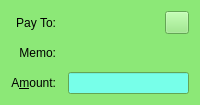
  <widget class="QFrame" name="SendCoins_AuthenticatedPaymentRequest">
   <property name="palette">
    <palette>
     <active>
      <colorrole role="WindowText">
       <brush brushstyle="SolidPattern">
        <color alpha="255">
         <red>0</red>
         <green>0</green>
         <blue>0</blue>
        </color>
       </brush>
      </colorrole>
      <colorrole role="Button">
       <brush brushstyle="SolidPattern">
        <color alpha="255">
         <red>140</red>
         <green>232</green>
         <blue>119</blue>
        </color>
       </brush>
      </colorrole>
      <colorrole role="Light">
       <brush brushstyle="SolidPattern">
        <color alpha="255">
         <red>230</red>
         <green>255</green>
         <blue>224</blue>
        </color>
       </brush>
      </colorrole>
      <colorrole role="Midlight">
       <brush brushstyle="SolidPattern">
        <color alpha="255">
         <red>185</red>
         <green>243</green>
         <blue>171</blue>
        </color>
       </brush>
      </colorrole>
      <colorrole role="Dark">
       <brush brushstyle="SolidPattern">
        <color alpha="255">
         <red>70</red>
         <green>116</green>
         <blue>59</blue>
        </color>
       </brush>
      </colorrole>
      <colorrole role="Mid">
       <brush brushstyle="SolidPattern">
        <color alpha="255">
         <red>93</red>
         <green>155</green>
         <blue>79</blue>
        </color>
       </brush>
      </colorrole>
      <colorrole role="Text">
       <brush brushstyle="SolidPattern">
        <color alpha="255">
         <red>0</red>
         <green>0</green>
         <blue>0</blue>
        </color>
       </brush>
      </colorrole>
      <colorrole role="BrightText">
       <brush brushstyle="SolidPattern">
        <color alpha="255">
         <red>155</red>
         <green>255</green>
         <blue>147</blue>
        </color>
       </brush>
      </colorrole>
      <colorrole role="ButtonText">
       <brush brushstyle="SolidPattern">
        <color alpha="255">
         <red>0</red>
         <green>0</green>
         <blue>0</blue>
        </color>
       </brush>
      </colorrole>
      <colorrole role="Base">
       <brush brushstyle="SolidPattern">
        <color alpha="255">
         <red>119</red>
         <green>255</green>
         <blue>233</blue>
        </color>
       </brush>
      </colorrole>
      <colorrole role="Window">
       <brush brushstyle="SolidPattern">
        <color alpha="255">
         <red>140</red>
         <green>232</green>
         <blue>119</blue>
        </color>
       </brush>
      </colorrole>
      <colorrole role="Shadow">
       <brush brushstyle="SolidPattern">
        <color alpha="255">
         <red>0</red>
         <green>0</green>
         <blue>0</blue>
        </color>
       </brush>
      </colorrole>
      <colorrole role="AlternateBase">
       <brush brushstyle="SolidPattern">
        <color alpha="255">
         <red>197</red>
         <green>243</green>
         <blue>187</blue>
        </color>
       </brush>
      </colorrole>
      <colorrole role="NoRole">
       <brush brushstyle="SolidPattern">
        <color alpha="255">
         <red>125</red>
         <green>194</green>
         <blue>122</blue>
        </color>
       </brush>
      </colorrole>
      <colorrole role="ToolTipBase">
       <brush brushstyle="SolidPattern">
        <color alpha="255">
         <red>255</red>
         <green>255</green>
         <blue>220</blue>
        </color>
       </brush>
      </colorrole>
      <colorrole role="ToolTipText">
       <brush brushstyle="SolidPattern">
        <color alpha="255">
         <red>0</red>
         <green>0</green>
         <blue>0</blue>
        </color>
       </brush>
      </colorrole>
     </active>
     <inactive>
      <colorrole role="WindowText">
       <brush brushstyle="SolidPattern">
        <color alpha="255">
         <red>0</red>
         <green>0</green>
         <blue>0</blue>
        </color>
       </brush>
      </colorrole>
      <colorrole role="Button">
       <brush brushstyle="SolidPattern">
        <color alpha="255">
         <red>140</red>
         <green>232</green>
         <blue>119</blue>
        </color>
       </brush>
      </colorrole>
      <colorrole role="Light">
       <brush brushstyle="SolidPattern">
        <color alpha="255">
         <red>230</red>
         <green>255</green>
         <blue>224</blue>
        </color>
       </brush>
      </colorrole>
      <colorrole role="Midlight">
       <brush brushstyle="SolidPattern">
        <color alpha="255">
         <red>185</red>
         <green>243</green>
         <blue>171</blue>
        </color>
       </brush>
      </colorrole>
      <colorrole role="Dark">
       <brush brushstyle="SolidPattern">
        <color alpha="255">
         <red>70</red>
         <green>116</green>
         <blue>59</blue>
        </color>
       </brush>
      </colorrole>
      <colorrole role="Mid">
       <brush brushstyle="SolidPattern">
        <color alpha="255">
         <red>93</red>
         <green>155</green>
         <blue>79</blue>
        </color>
       </brush>
      </colorrole>
      <colorrole role="Text">
       <brush brushstyle="SolidPattern">
        <color alpha="255">
         <red>0</red>
         <green>0</green>
         <blue>0</blue>
        </color>
       </brush>
      </colorrole>
      <colorrole role="BrightText">
       <brush brushstyle="SolidPattern">
        <color alpha="255">
         <red>155</red>
         <green>255</green>
         <blue>147</blue>
        </color>
       </brush>
      </colorrole>
      <colorrole role="ButtonText">
       <brush brushstyle="SolidPattern">
        <color alpha="255">
         <red>0</red>
         <green>0</green>
         <blue>0</blue>
        </color>
       </brush>
      </colorrole>
      <colorrole role="Base">
       <brush brushstyle="SolidPattern">
        <color alpha="255">
         <red>119</red>
         <green>255</green>
         <blue>233</blue>
        </color>
       </brush>
      </colorrole>
      <colorrole role="Window">
       <brush brushstyle="SolidPattern">
        <color alpha="255">
         <red>140</red>
         <green>232</green>
         <blue>119</blue>
        </color>
       </brush>
      </colorrole>
      <colorrole role="Shadow">
       <brush brushstyle="SolidPattern">
        <color alpha="255">
         <red>0</red>
         <green>0</green>
         <blue>0</blue>
        </color>
       </brush>
      </colorrole>
      <colorrole role="AlternateBase">
       <brush brushstyle="SolidPattern">
        <color alpha="255">
         <red>197</red>
         <green>243</green>
         <blue>187</blue>
        </color>
       </brush>
      </colorrole>
      <colorrole role="NoRole">
       <brush brushstyle="SolidPattern">
        <color alpha="255">
         <red>125</red>
         <green>194</green>
         <blue>122</blue>
        </color>
       </brush>
      </colorrole>
      <colorrole role="ToolTipBase">
       <brush brushstyle="SolidPattern">
        <color alpha="255">
         <red>255</red>
         <green>255</green>
         <blue>220</blue>
        </color>
       </brush>
      </colorrole>
      <colorrole role="ToolTipText">
       <brush brushstyle="SolidPattern">
        <color alpha="255">
         <red>0</red>
         <green>0</green>
         <blue>0</blue>
        </color>
       </brush>
      </colorrole>
     </inactive>
     <disabled>
      <colorrole role="WindowText">
       <brush brushstyle="SolidPattern">
        <color alpha="255">
         <red>70</red>
         <green>116</green>
         <blue>59</blue>
        </color>
       </brush>
      </colorrole>
      <colorrole role="Button">
       <brush brushstyle="SolidPattern">
        <color alpha="255">
         <red>140</red>
         <green>232</green>
         <blue>119</blue>
        </color>
       </brush>
      </colorrole>
      <colorrole role="Light">
       <brush brushstyle="SolidPattern">
        <color alpha="255">
         <red>230</red>
         <green>255</green>
         <blue>224</blue>
        </color>
       </brush>
      </colorrole>
      <colorrole role="Midlight">
       <brush brushstyle="SolidPattern">
        <color alpha="255">
         <red>185</red>
         <green>243</green>
         <blue>171</blue>
        </color>
       </brush>
      </colorrole>
      <colorrole role="Dark">
       <brush brushstyle="SolidPattern">
        <color alpha="255">
         <red>70</red>
         <green>116</green>
         <blue>59</blue>
        </color>
       </brush>
      </colorrole>
      <colorrole role="Mid">
       <brush brushstyle="SolidPattern">
        <color alpha="255">
         <red>93</red>
         <green>155</green>
         <blue>79</blue>
        </color>
       </brush>
      </colorrole>
      <colorrole role="Text">
       <brush brushstyle="SolidPattern">
        <color alpha="255">
         <red>70</red>
         <green>116</green>
         <blue>59</blue>
        </color>
       </brush>
      </colorrole>
      <colorrole role="BrightText">
       <brush brushstyle="SolidPattern">
        <color alpha="255">
         <red>155</red>
         <green>255</green>
         <blue>147</blue>
        </color>
       </brush>
      </colorrole>
      <colorrole role="ButtonText">
       <brush brushstyle="SolidPattern">
        <color alpha="255">
         <red>70</red>
         <green>116</green>
         <blue>59</blue>
        </color>
       </brush>
      </colorrole>
      <colorrole role="Base">
       <brush brushstyle="SolidPattern">
        <color alpha="255">
         <red>140</red>
         <green>232</green>
         <blue>119</blue>
        </color>
       </brush>
      </colorrole>
      <colorrole role="Window">
       <brush brushstyle="SolidPattern">
        <color alpha="255">
         <red>140</red>
         <green>232</green>
         <blue>119</blue>
        </color>
       </brush>
      </colorrole>
      <colorrole role="Shadow">
       <brush brushstyle="SolidPattern">
        <color alpha="255">
         <red>0</red>
         <green>0</green>
         <blue>0</blue>
        </color>
       </brush>
      </colorrole>
      <colorrole role="AlternateBase">
       <brush brushstyle="SolidPattern">
        <color alpha="255">
         <red>140</red>
         <green>232</green>
         <blue>119</blue>
        </color>
       </brush>
      </colorrole>
      <colorrole role="NoRole">
       <brush brushstyle="SolidPattern">
        <color alpha="255">
         <red>125</red>
         <green>194</green>
         <blue>122</blue>
        </color>
       </brush>
      </colorrole>
      <colorrole role="ToolTipBase">
       <brush brushstyle="SolidPattern">
        <color alpha="255">
         <red>255</red>
         <green>255</green>
         <blue>220</blue>
        </color>
       </brush>
      </colorrole>
      <colorrole role="ToolTipText">
       <brush brushstyle="SolidPattern">
        <color alpha="255">
         <red>0</red>
         <green>0</green>
         <blue>0</blue>
        </color>
       </brush>
      </colorrole>
     </disabled>
    </palette>
   </property>
   <property name="toolTip">
    <string>This is an authenticated payment request.</string>
   </property>
   <property name="autoFillBackground">
    <bool>true</bool>
   </property>
   <property name="frameShape">
    <enum>QFrame::NoFrame</enum>
   </property>
   <layout class="QGridLayout" name="gridLayout_s">
    <property name="spacing">
     <number>12</number>
    </property>
    <item row="0" column="0">
     <widget class="QLabel" name="payToLabel_s">
      <property name="text">
       <string>Pay To:</string>
      </property>
      <property name="alignment">
       <set>Qt::AlignRight|Qt::AlignTrailing|Qt::AlignVCenter</set>
      </property>
     </widget>
    </item>
    <item row="0" column="1">
     <layout class="QHBoxLayout" name="payToLayout_s">
      <property name="spacing">
       <number>0</number>
      </property>
      <item>
       <widget class="QLabel" name="payTo_s">
        <property name="textFormat">
         <enum>Qt::PlainText</enum>
        </property>
       </widget>
      </item>
      <item>
       <widget class="QToolButton" name="deleteButton_s">
        <property name="toolTip">
         <string>Remove this entry</string>
        </property>
        <property name="text">
         <string/>
        </property>
        <property name="icon">
         <iconset resource="../bitcoin.qrc">
          <normaloff>:/icons/remove</normaloff>:/icons/remove</iconset>
        </property>
       </widget>
      </item>
     </layout>
    </item>
    <item row="1" column="0">
     <widget class="QLabel" name="memoLabel_s">
      <property name="text">
       <string>Memo:</string>
      </property>
      <property name="alignment">
       <set>Qt::AlignRight|Qt::AlignTrailing|Qt::AlignVCenter</set>
      </property>
     </widget>
    </item>
    <item row="1" column="1">
     <widget class="QLabel" name="memoTextLabel_s">
      <property name="textFormat">
       <enum>Qt::PlainText</enum>
      </property>
     </widget>
    </item>
    <item row="2" column="0">
     <widget class="QLabel" name="amountLabel_s">
      <property name="text">
       <string>A&amp;mount:</string>
      </property>
      <property name="alignment">
       <set>Qt::AlignRight|Qt::AlignTrailing|Qt::AlignVCenter</set>
      </property>
      <property name="buddy">
       <cstring>payAmount_s</cstring>
      </property>
     </widget>
    </item>
    <item row="2" column="1">
     <widget class="BitcoinAmountField" name="payAmount_s">
      <property name="acceptDrops">
       <bool>false</bool>
      </property>
     </widget>
    </item>
   </layout>
  </widget>
